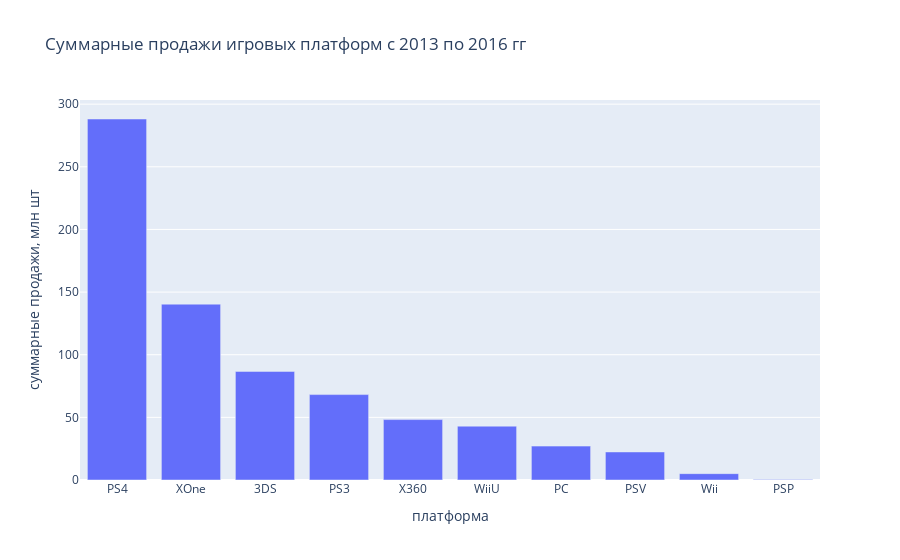

The notebook cell this image was saved under:
### Code cell
fig = px.bar(glob_platform,
             x='platform',
             y='global_sales',
             title=f'Суммарные продажи игровых платформ c {bound_year} по 2016 гг',
             labels={'platform': 'платформа', 'global_sales': 'суммарные продажи, млн шт'})
iplot(fig)

### Figure 1 — Plotly figure (JSON) as saved in the notebook; plotly's stock layout.template omitted (floating-point values rounded to 4 significant figures)
{"data": [{"hovertemplate": "платформа=%{x}<br>суммарные продажи, млн шт=%{y}<extra></extra>", "legendgroup": "", "marker": {"color": "#636efa", "pattern": {"shape": ""}}, "name": "", "orientation": "v", "showlegend": false, "textposition": "auto", "type": "bar", "x": ["PS4", "XOne", "3DS", "PS3", "X360", "WiiU", "PC", "PSV", "Wii", "PSP"], "xaxis": "x", "y": [288.1, 140.4, 86.68, 68.18, 48.22, 42.98, 27.05, 22.4, 5.07, 0.36], "yaxis": "y"}], "layout": {"barmode": "relative", "legend": {"tracegroupgap": 0}, "title": {"text": "Суммарные продажи игровых платформ c 2013 по 2016 гг"}, "xaxis": {"anchor": "y", "domain": [0, 1], "title": {"text": "платформа"}}, "yaxis": {"anchor": "x", "domain": [0, 1], "title": {"text": "суммарные продажи, млн шт"}}}}
